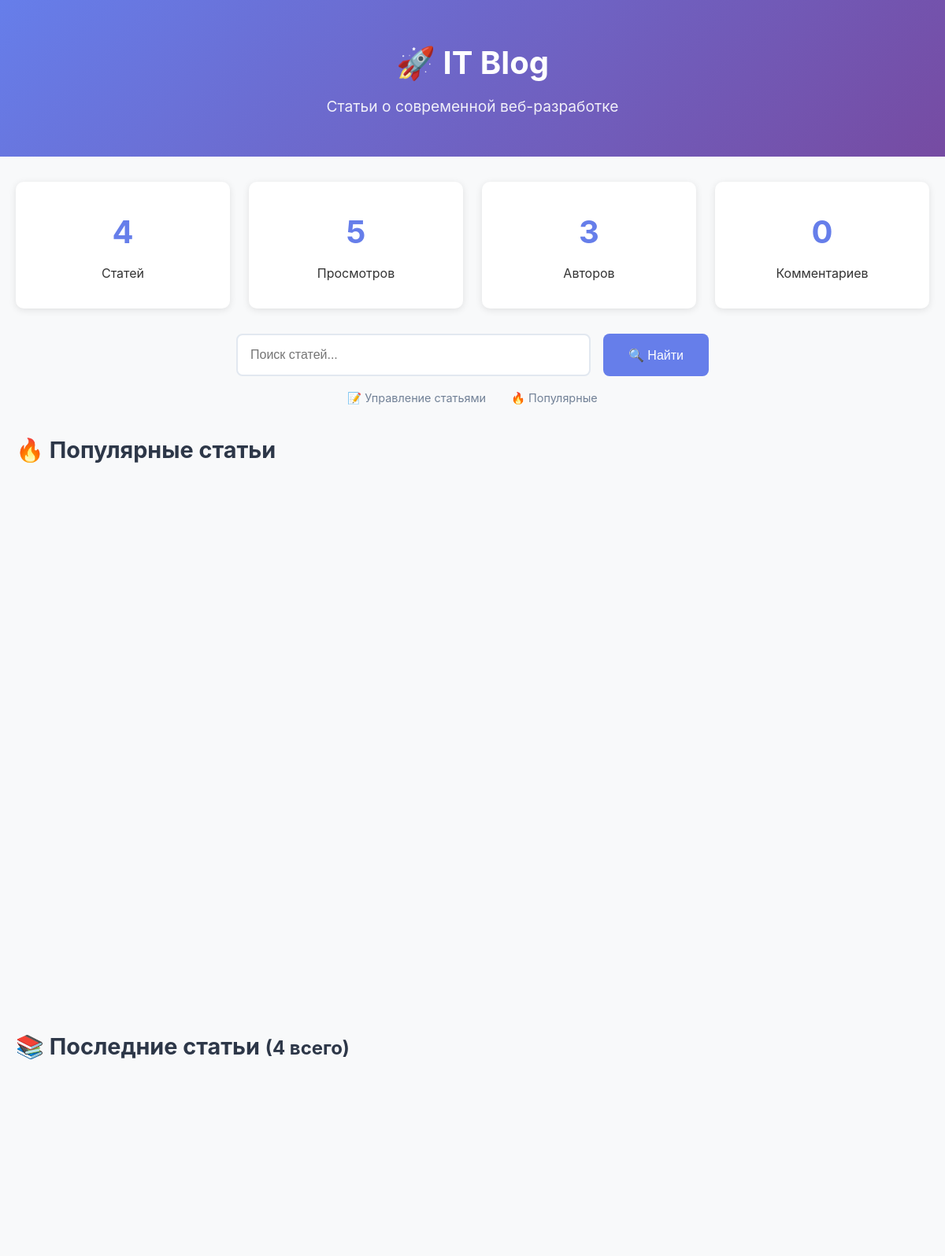
Before: / (upper part) with the older database file.
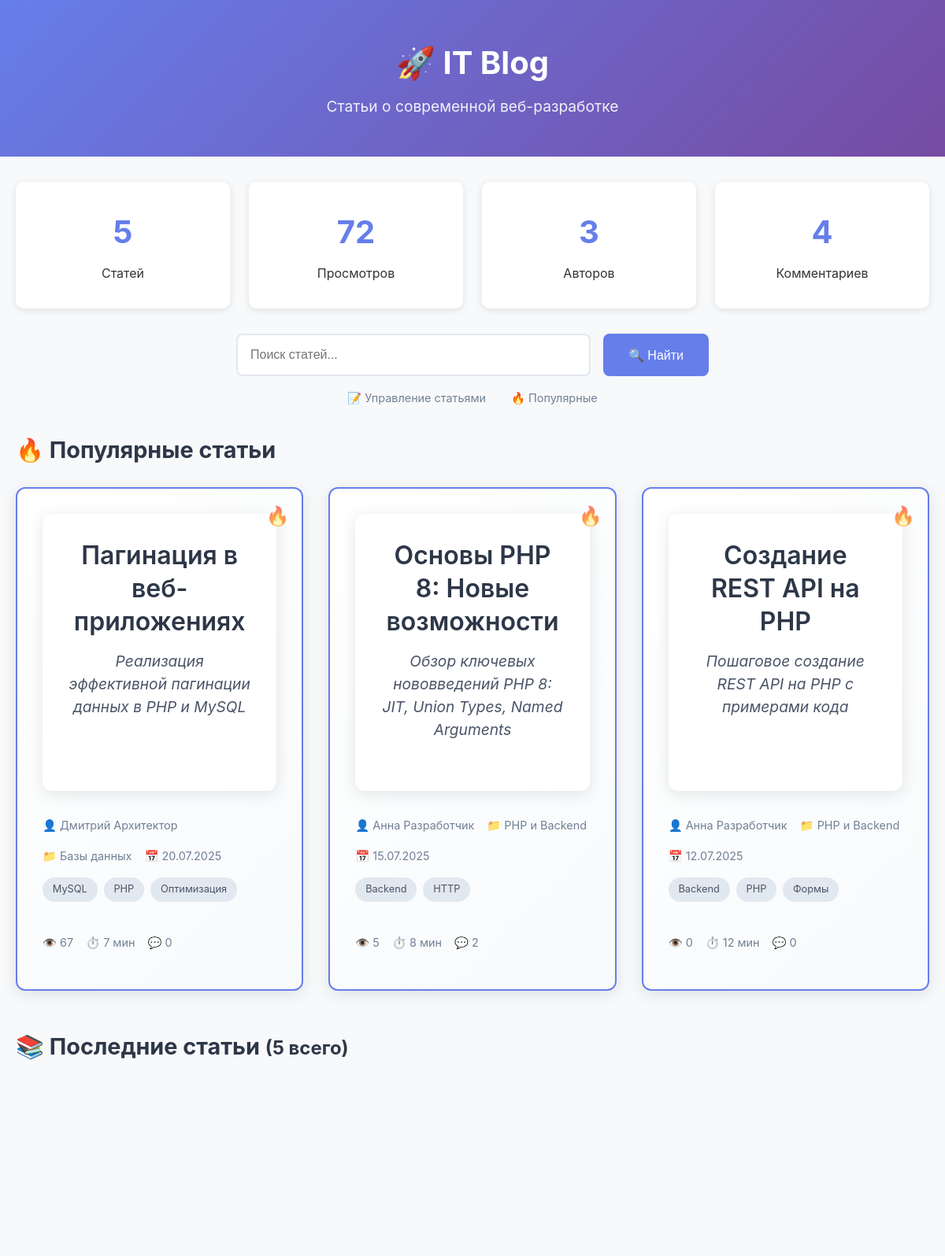
After: the same page with the newer database file.
### tables this page shows
CREATE TABLE articles (
    id INT PRIMARY KEY AUTO_INCREMENT,
    title VARCHAR(255) NOT NULL,
    slug VARCHAR(255) UNIQUE,
    content TEXT NOT NULL,
    excerpt TEXT,
    author_id INT NOT NULL,
    category_id INT NOT NULL,
    reading_time INT DEFAULT 5,
    views INT DEFAULT 0,
    status ENUM('draft', 'published') DEFAULT 'published',
    published_at DATE,
    created_at TIMESTAMP DEFAULT CURRENT_TIMESTAMP,
    updated_at TIMESTAMP DEFAULT CURRENT_TIMESTAMP ON UPDATE CURRENT_TIMESTAMP,
    
     
    FOREIGN KEY (author_id) REFERENCES users(id) ON DELETE CASCADE,
    FOREIGN KEY (category_id) REFERENCES categories(id) ON DELETE CASCADE,
    
     
    INDEX idx_author (author_id),
    INDEX idx_category (category_id),
    INDEX idx_status (status),
    INDEX idx_published (published_at),
    INDEX idx_views (views),
    
     
    FULLTEXT KEY ft_search (title, content, excerpt)
);

CREATE TABLE categories (
    id INT PRIMARY KEY AUTO_INCREMENT,
    name VARCHAR(100) NOT NULL,
    slug VARCHAR(100) UNIQUE NOT NULL,
    description TEXT,
    created_at TIMESTAMP DEFAULT CURRENT_TIMESTAMP
);

### index.php (the view, shortened to what the changed rows need)
<?php
require_once 'functions.php';
$page = max(1, (int)($_GET['page'] ?? 1));
$perPage = 6;
$result = getArticlesWithPagination($page, $perPage);
$pagination = $result['pagination'];
$stats = getBlogStats();
$popularArticles = getPopularArticles(3);
?>
<!DOCTYPE html>
<html lang="ru">
<head>
    <link rel="stylesheet" href="./css/style.css">
</head>
<body>
    <header>
        <div class="container">
            <h1>🚀 IT Blog</h1>
        </div>
    </header>
    <main class="container">
        <section class="stats">
            <div class="stat-item">
                <h3><?php echo $stats['articles'] ?></h3>
                <p>Статей</p>
            </div>
            <div class="stat-item">
                <h3><?php echo formatViews($stats['views']) ?></h3>
                <p>Просмотров</p>
            </div>
            <div class="stat-item">
                <h3><?php echo $stats['authors'] ?></h3>
                <p>Авторов</p>
            </div>
            <div class="stat-item">
                <h3><?php echo $stats['comments'] ?></h3>
                <p>Комментариев</p>
            </div>
        </section>
        <?php if (!empty($popularArticles) && $page == 1): ?>
        <section class="popular-section" id="popular">
            <h2>🔥 Популярные статьи</h2>
            <div class="articles-grid">
                <?php foreach ($popularArticles as $article): ?>
                <article class="article-card popular">
                    <div class="article-header">
                        <h3 class="article-title">
                            <a href="article.php?id=<?php echo $article['id'] ?>">
                                <?php echo htmlspecialchars($article['title']) ?>
                            </a>
                        </h3>
                        <p class="article-excerpt">
                            <?php echo htmlspecialchars($article['excerpt']) ?>
                        </p>
                    </div>
                    <div class="article-meta">
                        <span>👤 <?php echo htmlspecialchars($article['author']['name']) ?></span>
                        <span>📁 <?php echo htmlspecialchars($article['category']) ?></span>
                        <span>📅 <?php echo formatDate($article['date']) ?></span>
                    </div>
                    <div class="article-tags">
                        <?php echo renderTags($article['tags']) ?>
                    </div>
                    <div class="article-stats">
                        <span>👁️ <?php echo formatViews($article['views']) ?></span>
                        <span>⏱️ <?php echo $article['reading_time'] ?> мин</span>
                        <span>💬 <?php echo getCommentsCount($article['id']) ?></span>
                    </div>
                </article>
                <?php endforeach; ?>
            </div>
        </section>
        <?php endif; ?>
        <section class="articles">
            <h2>
                📚 <?php echo $page == 1 ? 'Последние статьи' : "Статьи - страница $page" ?>
                <small>(<?php echo $pagination['total_articles'] ?> всего)</small>
            </h2>
        </section>
    </main>
</body>
</html>

### functions.php (shortened to what the changed rows need)
<?php
function formatDate($date) {
    return date('d.m.Y', strtotime($date));
}
function formatViews($views) {
    if ($views < 1000) return $views;
    return round($views / 1000000, 1) . 'M';
}
function getArticleTags($articleId) {
    try {
        $pdo = getDatabaseConnection();
        $stmt = $pdo->prepare("
            SELECT t.name
            FROM tags t
            JOIN article_tags at ON t.id = at.tag_id
            WHERE at.article_id = ?
            ORDER BY t.name
        ");
        $stmt->execute([$articleId]);
        return $stmt->fetchAll(PDO::FETCH_COLUMN);
    } catch (PDOException $e) {
        error_log("Error getting article tags: " . $e->getMessage());
        return [];
    }
}
function getArticlesWithPagination($page = 1, $perPage = 5) {
    try {
        $pdo = getDatabaseConnection();
        $countStmt = $pdo->query("
            SELECT COUNT(*) FROM articles
            WHERE status = 'published'
        ");
        $totalArticles = $countStmt->fetchColumn();
        $offset = ($page - 1) * $perPage;
        $stmt = $pdo->prepare("
            SELECT
                a.*,
                u.name as author_name,
                u.email as author_email,
                c.name as category_name
            FROM articles a
            JOIN users u ON a.author_id = u.id
            JOIN categories c ON a.category_id = c.id
            WHERE a.status = 'published'
            ORDER BY a.published_at DESC, a.created_at DESC
            LIMIT ? OFFSET ?
        ");
        $stmt->execute([$perPage, $offset]);
        $articles = $stmt->fetchAll();
        foreach ($articles as &$article) {
            $article['author'] = [
                'name' => $article['author_name'],
                'email' => $article['author_email']
            ];
            $article['category'] = $article['category_name'];
            $article['tags'] = getArticleTags($article['id']);
        }
        return [
            'articles' => $articles,
            'pagination' => [
                'current_page' => $page,
                'per_page' => $perPage,
                'total_articles' => $totalArticles,
                'total_pages' => ceil($totalArticles / $perPage),
                'has_prev' => $page > 1,
                'has_next' => $page < ceil($totalArticles / $perPage),
                'prev_page' => $page > 1 ? $page - 1 : null,
                'next_page' => $page < ceil($totalArticles / $perPage) ? $page + 1 : null
            ]
        ];
    } catch (PDOException $e) {
        error_log("Error getting paginated articles: " . $e->getMessage());
        return [
            'articles' => [],
            'pagination' => [
                'current_page' => 1,
                'per_page' => $perPage,
                'total_articles' => 0,
                'total_pages' => 0,
                'has_prev' => false,
                'has_next' => false,
                'prev_page' => null,
                'next_page' => null
            ]
        ];
    }
}
function getPopularArticles($limit = 5) {
    try {
        $pdo = getDatabaseConnection();
        $stmt = $pdo->prepare("
            SELECT
                a.*,
                u.name as author_name,
                u.email as author_email,
                c.name as category_name
            FROM articles a
            JOIN users u ON a.author_id = u.id
            JOIN categories c ON a.category_id = c.id
            WHERE a.status = 'published'
            ORDER BY a.views DESC, a.published_at DESC
            LIMIT ?
        ");
        $stmt->execute([$limit]);
        $articles = $stmt->fetchAll();
        foreach ($articles as &$article) {
            $article['author'] = [
                'name' => $article['author_name'],
                'email' => $article['author_email']
            ];
            $article['category'] = $article['category_name'];
            $article['tags'] = getArticleTags($article['id']);
        }
        return $articles;
    } catch (PDOException $e) {
        error_log("Error getting popular articles: " . $e->getMessage());
        return [];
    }
}
function getCommentsCount($articleId, $status = 'approved') {
    try {
        $pdo = getDatabaseConnection();
        $stmt = $pdo->prepare("
            SELECT COUNT(*) FROM comments
            WHERE article_id = ? AND status = ?
        ");
        $stmt->execute([$articleId, $status]);
        return $stmt->fetchColumn();
    } catch (PDOException $e) {
        error_log("Error counting comments: " . $e->getMessage());
        return 0;
    }
}
function renderTags($tags) {
    $html = '<div class="article-tags">';
    foreach ($tags as $tag) {
        $html .= '<span class="tag">' . htmlspecialchars($tag) . '</span>';
    }
    $html .= '</div>';
    return $html;
}
function getBlogStats() {
    try {
        $pdo = getDatabaseConnection();
        $stats = [];
        $stmt = $pdo->query("SELECT COUNT(*) FROM articles WHERE status = 'published'");
        $stats['articles'] = $stmt->fetchColumn();
        $stmt = $pdo->query("SELECT SUM(views) FROM articles WHERE status = 'published'");
        $stats['views'] = $stmt->fetchColumn() ?: 0;
        $stmt = $pdo->query("SELECT COUNT(*) FROM users");
        $stats['authors'] = $stmt->fetchColumn();
        $stmt = $pdo->query("SELECT COUNT(*) FROM categories");
        $stats['categories'] = $stmt->fetchColumn();
        $stmt = $pdo->query("SELECT COUNT(*) FROM comments WHERE status = 'approved'");
        $stats['comments'] = $stmt->fetchColumn();
        return $stats;
    } catch (PDOException $e) {
        error_log("Error getting blog stats: " . $e->getMessage());
        return ['articles' => 0, 'views' => 0, 'authors' => 0, 'categories' => 0, 'comments' => 0];
    }
}
?>

Changed rows visible on the page:
shown differently, row unchanged: articles id 4: id "0" → "4"; id "4" → (not shown)
added articles: title "Пагинация в веб-приложениях", excerpt "Реализация эффективной пагинации данных в PHP и MySQL", name "Дмитрий Архитектор", category.name "Базы данных", published_at "20.07.2025", tag "MySQL", tag "PHP", tag "Оптимизация", views "67", reading_time "7", id "0"
now on this page (row unchanged): articles: title "Основы PHP 8: Новые возможности", excerpt "Обзор ключевых нововведений PHP 8: JIT, Union Types, Named Arguments", name "Анна Разработчик", category.name "PHP и Backend", published_at "15.07.2025", tag "Backend", tag "HTTP", views "5", reading_time "8", id "2"
now on this page (row unchanged): articles: title "Создание REST API на PHP", excerpt "Пошаговое создание REST API на PHP с примерами кода", name "Анна Разработчик", category.name "PHP и Backend", published_at "12.07.2025", tag "Backend", tag "PHP", tag "Формы", views "0", reading_time "12", id "0"
Other visible differences:
$stats['articles']: (not shown) → "5"
formatViews($stats['views']): "5" → "72"
$pagination['total_articles']: "4" → "5"
